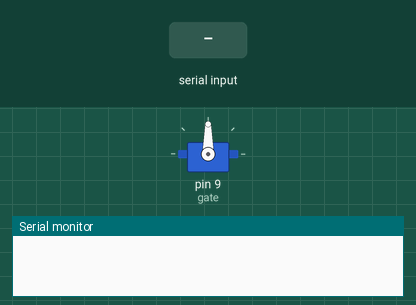
The sketch below on a simulated Arduino Uno, built with avr-gcc and run on an emulated ATmega328P. On the bench: servo, the last lines printed to the serial monitor. The test bench sets the inputs (shaded band).

Above: at 1.2 s.
1.3 s: "1" received over Serial
At 2.45 s:
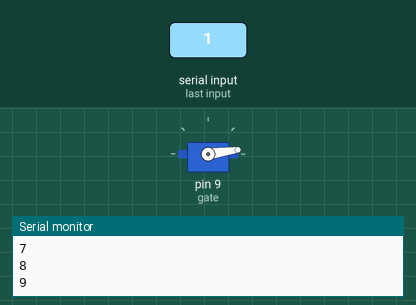
At 3.06 s:
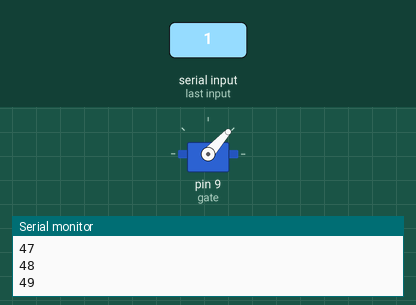
Timing chart, 0 to 10.3 s (numbered marks = the images above; inputs shaded):
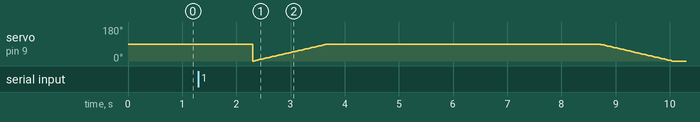

The sketch:

gate_part.ino
```cpp
#include <Servo.h>
Servo gate;

void setup(){
  Serial.begin(9600);
  gate.attach(9);
}
void loop(){
  if (Serial.available()>0){
    Serial.println("bus is entering the campus!");
    if(Serial.readString()){
       Serial.println("bus entered inside");
       turnGateOn();
       delay(5000);
       turnGateOff();
    }
  }
}
void turnGateOn(){
 for (int pos = 0; pos <= 90; pos += 1) { // goes from 0 degrees to 90 degrees
    Serial.println(pos);
    gate.write(pos);              // tell servo to go to position in variable 'pos'
    delay(15);                       // waits 15ms for the servo to reach the position is 15*(90-0)=1350 ms
  }
}
void turnGateOff(){
  for (int pos = 90; pos >= 0; pos -= 1) { // goes from 90 degrees to 0 degrees
    gate.write(pos);              // tell servo to go to position in variable 'pos'
    delay(15);                     // waits 15ms for the servo to reach the position is 15*(90-0)=1350 ms
  }
}
```
